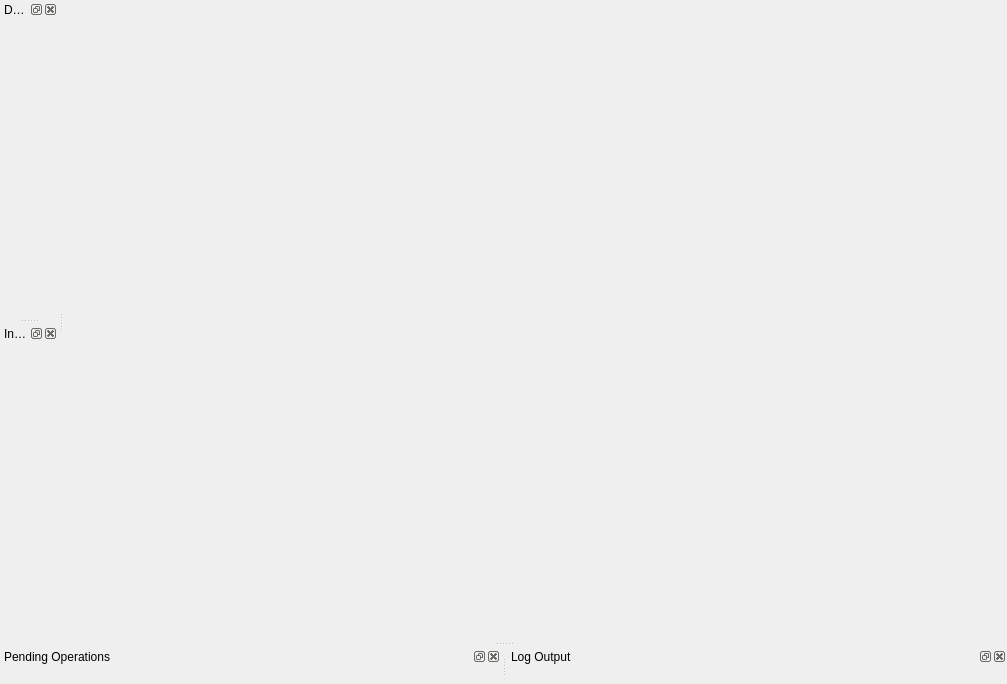
<?xml version="1.0" encoding="UTF-8"?>
<ui version="4.0">
 <class>MainWindowBase</class>
 <widget class="QMainWindow" name="MainWindowBase">
  <property name="geometry">
   <rect>
    <x>0</x>
    <y>0</y>
    <width>1007</width>
    <height>684</height>
   </rect>
  </property>
  <property name="windowTitle">
   <string comment="@title:window">KDE Partition Manager</string>
  </property>
  <widget class="PartitionManagerWidget" name="m_PartitionManagerWidget">
   <layout class="QVBoxLayout" name="verticalLayout"/>
  </widget>
  <widget class="QDockWidget" name="m_DockDevices">
   <property name="allowedAreas">
    <set>Qt::LeftDockWidgetArea|Qt::RightDockWidgetArea</set>
   </property>
   <property name="windowTitle">
    <string comment="@title:window">Devices</string>
   </property>
   <attribute name="dockWidgetArea">
    <number>1</number>
   </attribute>
   <widget class="ListDevices" name="m_ListDevices">
    <layout class="QVBoxLayout"/>
   </widget>
  </widget>
  <widget class="QDockWidget" name="m_DockOperations">
   <property name="allowedAreas">
    <set>Qt::BottomDockWidgetArea|Qt::LeftDockWidgetArea|Qt::RightDockWidgetArea</set>
   </property>
   <property name="windowTitle">
    <string comment="@title:window">Pending Operations</string>
   </property>
   <attribute name="dockWidgetArea">
    <number>8</number>
   </attribute>
   <widget class="ListOperations" name="m_ListOperations">
    <layout class="QVBoxLayout" name="verticalLayout_2"/>
   </widget>
  </widget>
  <widget class="QDockWidget" name="m_DockInformation">
   <property name="windowTitle">
    <string comment="@title:window">Information</string>
   </property>
   <attribute name="dockWidgetArea">
    <number>1</number>
   </attribute>
   <widget class="InfoPane" name="m_InfoPane">
    <layout class="QGridLayout" name="dockInformationLayout"/>
   </widget>
  </widget>
  <widget class="QDockWidget" name="m_DockLog">
   <property name="allowedAreas">
    <set>Qt::BottomDockWidgetArea|Qt::TopDockWidgetArea</set>
   </property>
   <property name="windowTitle">
    <string comment="@title:window">Log Output</string>
   </property>
   <attribute name="dockWidgetArea">
    <number>8</number>
   </attribute>
   <widget class="TreeLog" name="m_TreeLog">
    <layout class="QGridLayout" name="gridLayout"/>
   </widget>
  </widget>
 </widget>
 <customwidgets>
  <customwidget>
   <class>PartitionManagerWidget</class>
   <extends>QWidget</extends>
   <header>gui/partitionmanagerwidget.h</header>
   <container>1</container>
  </customwidget>
  <customwidget>
   <class>ListDevices</class>
   <extends>QWidget</extends>
   <header>gui/listdevices.h</header>
   <container>1</container>
  </customwidget>
  <customwidget>
   <class>ListOperations</class>
   <extends>QWidget</extends>
   <header>gui/listoperations.h</header>
   <container>1</container>
  </customwidget>
  <customwidget>
   <class>TreeLog</class>
   <extends>QWidget</extends>
   <header>gui/treelog.h</header>
   <container>1</container>
  </customwidget>
  <customwidget>
   <class>InfoPane</class>
   <extends>QWidget</extends>
   <header>gui/infopane.h</header>
   <container>1</container>
  </customwidget>
 </customwidgets>
 <resources/>
 <connections/>
</ui>
